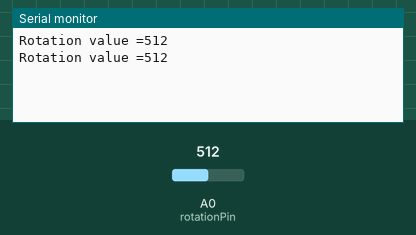
Simulated run of this sketch. Board: Arduino Uno, built with avr-gcc and run on an emulated ATmega328P. Parts: the last lines printed to the serial monitor. The test bench sets the inputs (shaded band); at power-on: A0 (rotationPin) = 512.

Above: at 1.8 s.
1.9 s: A0 (rotationPin) set to 716
At 2.6 s:
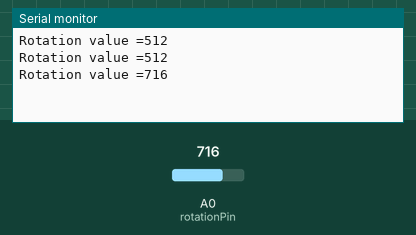
3.4 s: A0 (rotationPin) set to 900
At 4.8 s:
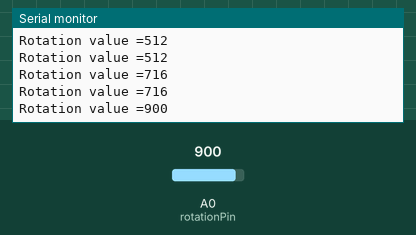
Timing chart, 0 to 6.4 s (numbered marks = the images above; inputs shaded):
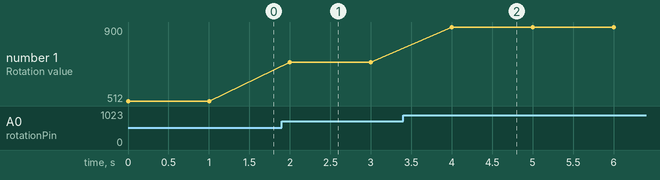

Measured:
- after the input at 1.9 s, the serial monitor: prints a new line after 0.10 s (image 1)
- after the input at 3.4 s, the serial monitor: prints a new line after 0.60 s (image 2)
- plotted number 1: 512 → 716 after the input at 1.9 s, 716 → 900 after the input at 3.4 s

The sketch:

Challenge_1.ino
```cpp
//Challenge 1

int rotationPin = A0;
int data=0;


void setup()
{
Serial.begin(9600);

pinMode(rotationPin,INPUT);
}

void loop()
{
data = analogRead(rotationPin);
Serial.print("Rotation value =");
Serial.println(data);
delay(1000);
}
```
